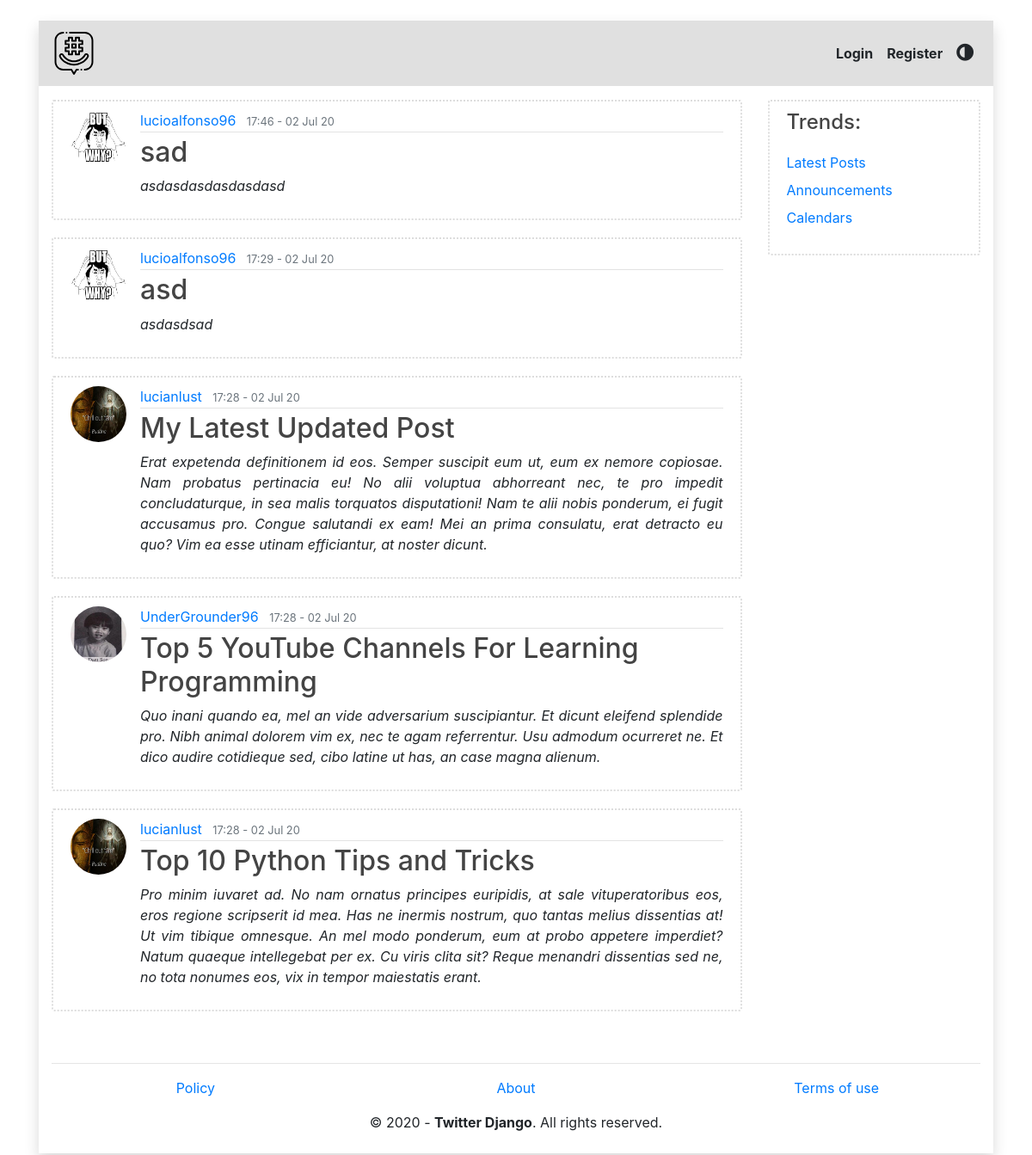
The page / on the database its author committed.
### blog/models.py (models this page shows, shortened)
class Post(models.Model):
  title = models.CharField(max_length=80)
  content = models.TextField()
  date_posted = models.DateTimeField(default=timezone.now)
  author = models.ForeignKey(User, on_delete=models.CASCADE)

### users/models.py (models this page shows, shortened)
class Profile(models.Model):
  user = models.OneToOneField(User, on_delete=models.CASCADE)
  image = models.ImageField(default='default.jpg', upload_to='profile_pics')

### blog/views.py (the view)
# urls.py: path('', PostListView.as_view(), name='blog-home'),
class PostListView(ListView):
  model = Post
  template_name = 'blog/index.htm'
  context_object_name = 'posts'
  ordering = ['-date_posted']
  paginate_by = 5

### blog/templates/blog/index.htm
{% extends "blog/base.htm" %}
{% block content %}
  {% for post in posts %}
    <article class="media content-section">
      <img class="rounded-circle article-img" loading="lazy" alt="profile image"
        src="{{ post.author.profile.image.url }}" />
      <div class="media-body">
        <div class="article-metadata">
          <a class="mr-2" href="#">
            {{ post.author }}
          </a>
          <small class="text-muted">
            {{ post.date_posted | date:"H:i - d M y"}}
          </small>
        </div>
        <h2>
          <a class="article-title" href="{% url 'post-detail' post.id %}">
            {{ post.title }}
          </a>
        </h2>
        <p class="article-content">
          {{ post.content }}
        </p>
      </div>
    </article>
  {% endfor %}
{% endblock content %}

### blog/static/blog/css/main.css (style rules this page uses)
html { color: #000000; background-color: #ffffff; }
body { color: #000000; background-color: #ffffff; min-height: 100%; font-family: "Lucida Grande", sans-serif; position: relative; -webkit-animation-name: animatebottom; -webkit-animation-duration: 3s; animation-name: animatebottom; animation-duration: 3s; }
h1, h2, h3, h4, h5, h6 { color: #444444; }
.content-section { padding: 10px 20px; border: 2px dotted #dddddd; border-radius: 3px; margin-bottom: 20px; }
.article-title { color: #444444; }
.article-content { text-align: justify; font-style: oblique; }
.article-img { height: 65px; width: 65px; margin-right: 16px; }
.article-metadata { padding-bottom: 1px; margin-bottom: 4px; border-bottom: 1px solid #e3e3e3 }

### rows shown on the page
Post: author.profile.image (picture), author "lucioalfonso96", date_posted "17:46 - 02 Jul 20", title "sad", content "asdasdasdasdasdasd"
Post: author.profile.image (picture), author "lucioalfonso96", date_posted "17:29 - 02 Jul 20", title "asd", content "asdasdsad"
Post: author.profile.image (picture), author "lucianlust", date_posted "17:28 - 02 Jul 20", title "My Latest Updated Post", content "Erat expetenda definitionem id eos. Semper suscipit eum ut, eum ex nemore copiosae. Nam probatus pertinacia eu! No alii voluptua abhorreant nec, te pro impedit concludaturque, in sea malis torquatos disputationi! Nam te alii nobis ponderum, ei fugit accusamus pro. Congue salutandi ex eam! Mei an prima consulatu, erat detracto eu quo? Vim ea esse utinam efficiantur, at noster dicunt."
Post: author.profile.image (picture), author "UnderGrounder96", date_posted "17:28 - 02 Jul 20", title "Top 5 YouTube Channels For Learning Programming", content "Quo inani quando ea, mel an vide adversarium suscipiantur. Et dicunt eleifend splendide pro. Nibh animal dolorem vim ex, nec te agam referrentur. Usu admodum ocurreret ne. Et dico audire cotidieque sed, cibo latine ut has, an case magna alienum."
Post: author.profile.image (picture), author "lucianlust", date_posted "17:28 - 02 Jul 20", title "Top 10 Python Tips and Tricks", content "Pro minim iuvaret ad. No nam ornatus principes euripidis, at sale vituperatoribus eos, eros regione scripserit id mea. Has ne inermis nostrum, quo tantas melius dissentias at! Ut vim tibique omnesque. An mel modo ponderum, eum at probo appetere imperdiet? Natum quaeque intellegebat per ex. Cu viris clita sit? Reque menandri dissentias sed ne, no tota nonumes eos, vix in tempor maiestatis erant."
